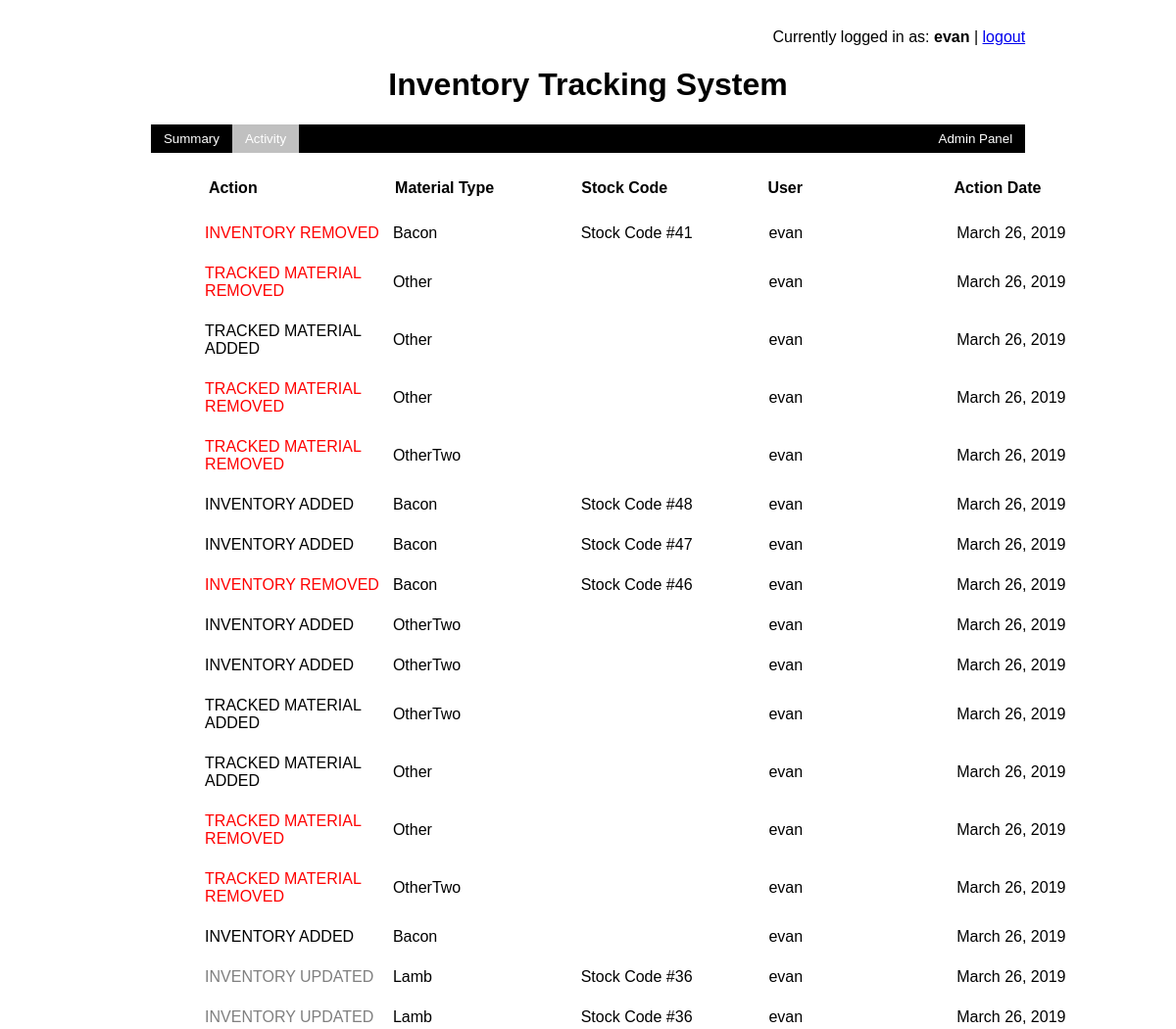
The page /is/activity (signed in, upper part) on the database as committed earlier.
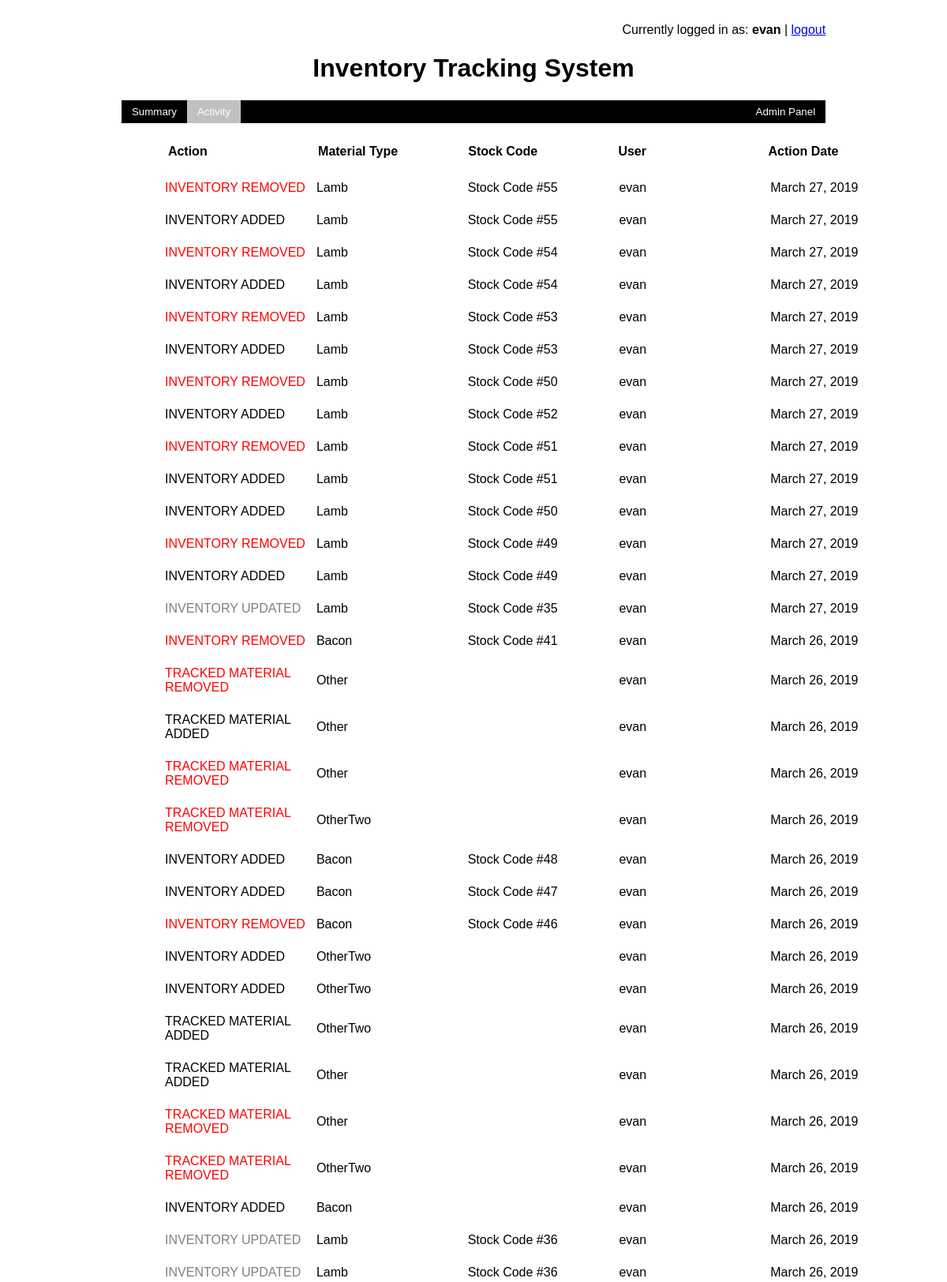
The same page on the database as committed later.
### InventorySystem/models.py (models this page shows, shortened)
class Activity(models.Model):
    id = models.AutoField(primary_key=True)
    current_date = models.DateField()
    user = models.ForeignKey(User, null=True, on_delete=models.CASCADE)
    material_type = models.CharField(max_length=50)
    action = models.CharField(max_length=50)
    stock_code = models.CharField(max_length=50, null=True)

### InventorySystem/views.py (the view)
# urls.py: path('activity', activity_summary),
def activity_summary(request):
    return render(request, 'activity_page.html', {'activities':Activity.objects.all().order_by("-id")})

### templates/activity_page.html (shortened to what this page needs)
<!DOCTYPE html>
<html lang="en">
<head>
</head>
<body>
{% block content %}
    {% if user.is_authenticated %}
        <div class = "sticky">
            <div class = log-out>
                <p>Currently logged in as:
                    <b>
                        {{ request.user.username }}
                    </b>
                    |
                    <a href="/accounts/login/">logout</a>
                </p>
             </div>
            <h1>Inventory Tracking System</h1>
            <ul>
              <li><a href="material">Summary</a></li>
              <li><a class="active" href="activity">Activity</a></li>
              <li style="float:right"><a href="/admin">Admin Panel</a></li>
            </ul>
            <br/>
            <div class="material-span">
                    <div class="material-card">
                        <table>
                             <tr>
                                <th>Action</th>
                                <th>Material Type</th>
                                <th>Stock Code</th>
                                <th>User</th>
                                <th>Action Date</th>
                            </tr>
                        </table>
                    </div>
            </div>
        </div>
        {% for activity in activities %}
            <div class="material-span">
                <div class="material-card">
                    <table>
                        <tr>
                            {% if activity.action == "TRACKED MATERIAL REMOVED" or activity.action == "INVENTORY REMOVED"  %}
                                <td><font color="red">{{activity.action}}</font></td>
                            {% elif activity.action == "TRACKED MATERIAL ADDED" or activity.action == "INVENTORY ADDED"  %}
                                <td><font color="black">{{activity.action}}</font></td>
                            {% else %}
                                <td><font color="gray">{{activity.action}}</font></td>
                            {% endif %}
                            <td>{{activity.material_type}}</td>
                            {% if activity.stock_code != None %}
                                <td>Stock Code #{{ activity.stock_code }}</td>
                            {% else %}
                                <td> </td>
                            {% endif %}
                            <td>{{activity.user}}</td>
                            <td>{{activity.current_date}}</td>
                        </tr>
                    </table>
                </div>
            </div>
        {% endfor %}
    {% endif %}
{% endblock %}
</body>
</html>

### templates/activity_page.html (style rules this page uses)
body { font-family: "Lucida Sans Unicode", "Lucida Grande", sans-serif; }
h1 { text-align: center; }
div.sticky { position: -webkit-sticky; position: sticky; top: 0; padding: 5px; background-color: white; }
td, th { text-align: left; padding: 4px; width: 25%; }
table { font-family: arial, sans-serif; border-collapse: collapse; width: 100%; table-layout: fixed ; }
.log-out { text-align: right; margin-right: 12%; }
.material-card { display: flex; flex-direction: row; justify-content: space-between; width: 90%; margin-left: 50px; }
.material-span { margin-bottom: 5px; padding: 5px; border-radius: 10px; width: 90%; align-self: center; margin-left: 12%; margin-right: 12%; }
ul { list-style-type: none; margin: 0; padding: 0; overflow: hidden; background-color: black; margin-left: 12%; margin-right: 12%; }
li { float: left; }
li a { display: block; color: white; text-align: center; padding: 7px 13px; text-decoration: none; font-size: smaller; }
.active { background-color: silver; }

Rows that differ between the two databases and show on the page:
added Activity: action "INVENTORY REMOVED", material_type "Lamb", stock_code "55", user "evan", current_date "March 27, 2019"
added Activity: action "INVENTORY ADDED", material_type "Lamb", stock_code "55", user "evan", current_date "March 27, 2019"
added Activity: action "INVENTORY REMOVED", material_type "Lamb", stock_code "54", user "evan", current_date "March 27, 2019"
added Activity: action "INVENTORY ADDED", material_type "Lamb", stock_code "54", user "evan", current_date "March 27, 2019"
added Activity: action "INVENTORY REMOVED", material_type "Lamb", stock_code "53", user "evan", current_date "March 27, 2019"
added Activity: action "INVENTORY ADDED", material_type "Lamb", stock_code "53", user "evan", current_date "March 27, 2019"
added Activity: action "INVENTORY REMOVED", material_type "Lamb", stock_code "50", user "evan", current_date "March 27, 2019"
added Activity: action "INVENTORY ADDED", material_type "Lamb", stock_code "52", user "evan", current_date "March 27, 2019"
added Activity: action "INVENTORY REMOVED", material_type "Lamb", stock_code "51", user "evan", current_date "March 27, 2019"
added Activity: action "INVENTORY ADDED", material_type "Lamb", stock_code "51", user "evan", current_date "March 27, 2019"
added Activity: action "INVENTORY ADDED", material_type "Lamb", stock_code "50", user "evan", current_date "March 27, 2019"
added Activity: action "INVENTORY REMOVED", material_type "Lamb", stock_code "49", user "evan", current_date "March 27, 2019"
added Activity: action "INVENTORY ADDED", material_type "Lamb", stock_code "49", user "evan", current_date "March 27, 2019"
added Activity: action "INVENTORY UPDATED", material_type "Lamb", stock_code "35", user "evan", current_date "March 27, 2019"
